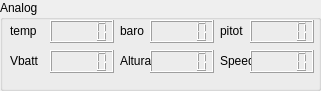
     <widget class="QGroupBox" name="groupBox_34">
      <property name="geometry">
       <rect>
        <x>260</x>
        <y>160</y>
        <width>321</width>
        <height>91</height>
       </rect>
      </property>
      <property name="title">
       <string>Analog</string>
      </property>
      <widget class="QLCDNumber" name="lcdAnalogTemp">
       <property name="geometry">
        <rect>
         <x>50</x>
         <y>20</y>
         <width>64</width>
         <height>23</height>
        </rect>
       </property>
      </widget>
      <widget class="QLabel" name="label_122">
       <property name="geometry">
        <rect>
         <x>10</x>
         <y>20</y>
         <width>31</width>
         <height>21</height>
        </rect>
       </property>
       <property name="text">
        <string>temp</string>
       </property>
      </widget>
      <widget class="QLCDNumber" name="lcdAnalogVbatt">
       <property name="geometry">
        <rect>
         <x>50</x>
         <y>50</y>
         <width>64</width>
         <height>23</height>
        </rect>
       </property>
      </widget>
      <widget class="QLabel" name="label_123">
       <property name="geometry">
        <rect>
         <x>10</x>
         <y>50</y>
         <width>31</width>
         <height>21</height>
        </rect>
       </property>
       <property name="text">
        <string>Vbatt</string>
       </property>
      </widget>
      <widget class="QLCDNumber" name="lcdAnalogBaro">
       <property name="geometry">
        <rect>
         <x>150</x>
         <y>20</y>
         <width>64</width>
         <height>23</height>
        </rect>
       </property>
      </widget>
      <widget class="QLabel" name="label_124">
       <property name="geometry">
        <rect>
         <x>120</x>
         <y>20</y>
         <width>31</width>
         <height>21</height>
        </rect>
       </property>
       <property name="text">
        <string>baro</string>
       </property>
      </widget>
      <widget class="QLCDNumber" name="lcdAnalogAltura">
       <property name="geometry">
        <rect>
         <x>150</x>
         <y>50</y>
         <width>64</width>
         <height>23</height>
        </rect>
       </property>
      </widget>
      <widget class="QLabel" name="label_125">
       <property name="geometry">
        <rect>
         <x>120</x>
         <y>50</y>
         <width>31</width>
         <height>21</height>
        </rect>
       </property>
       <property name="text">
        <string>Altura</string>
       </property>
      </widget>
      <widget class="QLCDNumber" name="lcdAnalogPitot">
       <property name="geometry">
        <rect>
         <x>250</x>
         <y>20</y>
         <width>64</width>
         <height>23</height>
        </rect>
       </property>
      </widget>
      <widget class="QLabel" name="label_126">
       <property name="geometry">
        <rect>
         <x>220</x>
         <y>20</y>
         <width>31</width>
         <height>21</height>
        </rect>
       </property>
       <property name="text">
        <string>pitot</string>
       </property>
      </widget>
      <widget class="QLCDNumber" name="lcdAnalogSpeed">
       <property name="geometry">
        <rect>
         <x>250</x>
         <y>50</y>
         <width>64</width>
         <height>23</height>
        </rect>
       </property>
      </widget>
      <widget class="QLabel" name="label_127">
       <property name="geometry">
        <rect>
         <x>220</x>
         <y>50</y>
         <width>31</width>
         <height>21</height>
        </rect>
       </property>
       <property name="text">
        <string>Speed</string>
       </property>
      </widget>
     </widget>
